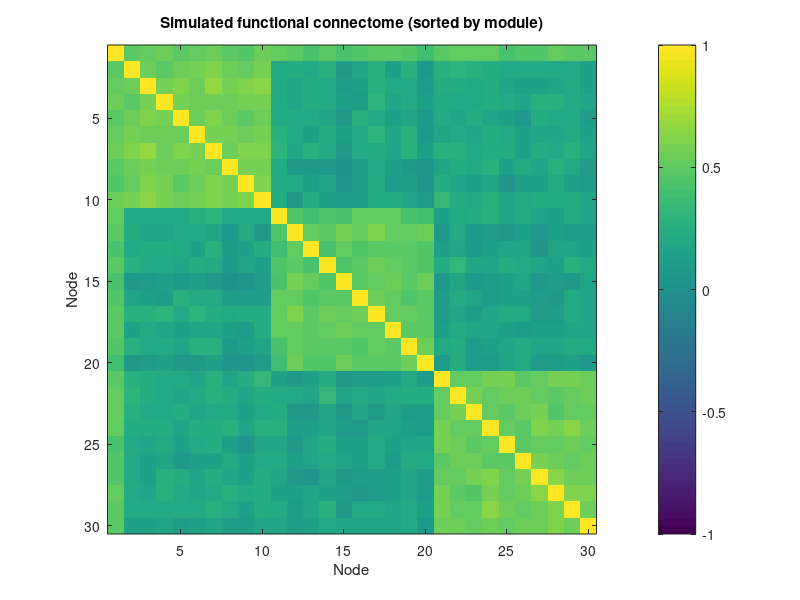

This chart was generated by the following MATLAB code: (Note: this script raises an error after producing the figure.)
%% Chapter 32 Lab - Graph Theory and Network Analysis (MATLAB)
% Elements of fMRI Analysis - Interactive Tutorials
% Companion to: https://torwager.github.io/elements-of-fmri-tutorials/book/part6/ch32-network-analysis
%
% In this lab we build brain-style networks from a simulated modular
% functional connectome and characterize them with graph theory:
% degree, clustering, path length, betweenness, communities, modularity,
% small-worldness, and the effect of threshold choice on every metric.
%
% Uses base MATLAB graph objects (graph, degree, distances, conncomp,
% centrality). CANlab-style conventions; for real data, region-level time
% series can be extracted with CanlabCore's fmri_data/extract_roi_averages
% or the @brainpathway class, which computes region-by-region connectivity
% automatically. Adapted from CANlab tutorials (github.com/canlab).

%% 1. Simulate a modular functional connectome
% Thirty nodes in three modules of ten. Each node's time series mixes:
% a global signal shared by all nodes (weakly linking the modules),
% a module-specific latent signal (creating community structure), and
% independent noise. Node 1 is rewired into a CONNECTOR HUB: it carries
% all three module signals, so it correlates with every community.

rng(7);                                % fix the random seed for reproducibility
n = 30; T = 200;                       % n = nodes (regions), T = time points
module  = repelem(1:3, 10)';           % ground-truth community labels
g       = randn(1, T);                 % shared global signal
signals = randn(3, T);                 % one latent signal per module

% 0.8 = global-signal weight, 1.2 = independent-noise SD
ts = 0.8 * repmat(g, n, 1) + signals(module, :) + 1.2 * randn(n, T);

% Plant a connector hub at node 1: equal parts of all three module signals
ts(1, :) = 0.8 * g + sum(signals, 1) / sqrt(3) + 0.6 * randn(1, T);  % 0.6 = hub noise SD

R = corr(ts');                         % 30 x 30 functional connectome

figure;
imagesc(R, [-1 1]); axis square; colorbar;
title('Simulated functional connectome (sorted by module)');
xlabel('Node'); ylabel('Node');

%% 2. Threshold, binarize, and build the graph
% Keep edges with r > 0.3 and binarize into an adjacency matrix.
% Connection density = surviving edges / possible edges.

thr0 = 0.3;                            % correlation threshold for binarizing
A = double(R > thr0);
A(1:n+1:end) = 0;                      % zero the diagonal (no self-loops)
G = graph(A);

density = numedges(G) / nchoosek(n, 2);
fprintf('Edges: %d of %d possible; density = %.2f\n', ...
    numedges(G), nchoosek(n, 2), density);

figure;
h = plot(G, 'Layout', 'force');        % spring-style layout
h.NodeCData = module;                  % color nodes by true module
colormap(lines(3));
title('Thresholded network (r > 0.3), colored by true module');

%% 3. Local metrics: degree, clustering, betweenness - find the hubs
% Degree k_i counts each node's neighbors (hub status). The clustering
% coefficient C_i = 2*t_i / (k_i*(k_i-1)) counts closed triangles.
% Betweenness centrality counts shortest paths through each node -
% connector hubs that bridge modules score high.

deg = degree(G);

t_i = diag(A^3) / 2;                   % triangles around each node
k   = sum(A, 2);
Ci  = 2 * t_i ./ (k .* (k - 1));
Ci(k < 2) = 0;

btw = centrality(G, 'betweenness');

[~, order] = sort(btw, 'descend');
fprintf('\nTop 5 nodes by betweenness centrality:\n');
fprintf('%6s %8s %8s %12s\n', 'node', 'degree', 'C_i', 'betweenness');
for i = 1:5
    j = order(i);
    fprintf('%6d %8d %8.2f %12.1f\n', j, deg(j), Ci(j), btw(j));
end
% Node 1 (the planted connector hub) should top the list: it bridges the
% three modules, so many shortest paths pass through it.

%% 4. Global metrics: clustering, path length, efficiency
% The network clustering coefficient C (segregation) is the mean of C_i.
% The characteristic path length L (integration) is the mean shortest
% path length; we compute it on the largest connected component.

C = mean(Ci);

D    = distances(G);                   % all shortest path lengths d_ij
comp = conncomp(G);
in_cc = comp == mode(comp);            % largest connected component
Dcc  = D(in_cc, in_cc);
L    = mean(Dcc(Dcc > 0));

% Global efficiency: mean of 1/d_ij over all pairs (0 for disconnected)
invD = 1 ./ D;  invD(1:n+1:end) = 0;  invD(isinf(D)) = 0;
Eglob = sum(invD(:)) / (n * (n - 1));

fprintf('\nClustering C = %.2f | Path length L = %.2f | Efficiency = %.2f\n', ...
    C, L, Eglob);

%% 5. Small-worldness: compare against density-matched random graphs
% A small-world network is more clustered than a random network with the
% same density, but has a similar path length:
%   sigma = (C/C_rand) / (L/L_rand) > 1.
% We build 20 Erdos-Renyi random graphs with the same number of nodes
% and edges and average their C and L.

n_rand = 20;                           % number of random null graphs; more = stabler C_rand, L_rand
m = numedges(G);                       % match the observed edge count (density)
[C_rand, L_rand] = deal(zeros(n_rand, 1));
for r = 1:n_rand
    % Random adjacency with exactly m edges among n nodes
    pairs = nchoosek(1:n, 2);
    sel = pairs(randperm(size(pairs, 1), m), :);
    Ar = zeros(n);
    Ar(sub2ind([n n], sel(:,1), sel(:,2))) = 1;
    Ar = Ar + Ar';
    Gr = graph(Ar);

    tr = diag(Ar^3) / 2;  kr = sum(Ar, 2);
    Cir = 2 * tr ./ (kr .* (kr - 1));  Cir(kr < 2) = 0;
    C_rand(r) = mean(Cir);

    Dr = distances(Gr);  compr = conncomp(Gr);
    Drc = Dr(compr == mode(compr), compr == mode(compr));
    L_rand(r) = mean(Drc(Drc > 0));
end

sigma = (C / mean(C_rand)) / (L / mean(L_rand));
fprintf('C/C_rand = %.2f, L/L_rand = %.2f, sigma = %.2f (>1 => small-world)\n', ...
    C / mean(C_rand), L / mean(L_rand), sigma);

%% 6. Community detection and modularity
% Base MATLAB has no built-in modularity optimizer, so we take a
% CANlab-style route: hierarchical clustering on the correlation-derived
% distance (1 - R), then score the partition with Newman's modularity Q.
% (In the Python lab we use greedy modularity optimization instead;
% dedicated tools include the Brain Connectivity Toolbox's Louvain.)

dist_vec = squareform(1 - R, 'tovector');
Z = linkage(dist_vec, 'average');
labels = cluster(Z, 'maxclust', 3);

Q_detected = modularity_q(A, labels);
Q_true     = modularity_q(A, module);
fprintf('\nModularity Q: detected partition = %.2f, true modules = %.2f\n', ...
    Q_detected, Q_true);

% Agreement with ground truth (up to label permutation)
fprintf('Cross-tab of detected communities x true modules:\n');
disp(crosstab(labels, module));

figure;
h = plot(G, 'Layout', 'force');
h.NodeCData = labels;
colormap(lines(3));
title(sprintf('Detected communities (Q = %.2f)', Q_detected));

%% 7. The threshold changes everything
% Sweep the threshold from 0.10 to 0.50: density, clustering, and path
% length all move together. No metric is interpretable without knowing
% the density at which it was computed.

thr = 0.10:0.05:0.50;
[dens, Cs, Ls] = deal(zeros(size(thr)));
for i = 1:numel(thr)
    Ai = double(R > thr(i));  Ai(1:n+1:end) = 0;
    Gi = graph(Ai);
    dens(i) = numedges(Gi) / nchoosek(n, 2);
    ti = diag(Ai^3)/2;  ki = sum(Ai, 2);
    Cii = 2*ti ./ (ki .* (ki-1));  Cii(ki < 2) = 0;
    Cs(i) = mean(Cii);
    Di = distances(Gi);  ci = conncomp(Gi);
    Dic = Di(ci == mode(ci), ci == mode(ci));
    Ls(i) = mean(Dic(Dic > 0));
end

figure;
plot(thr, dens, '-o', thr, Cs, '-s', thr, Ls / max(Ls), '-^', 'LineWidth', 1.5);
legend({'Density', 'Clustering C', 'Path length L (scaled)'}, 'Location', 'best');
xlabel('Correlation threshold'); ylabel('Metric value');
title('Every graph metric depends on the threshold');

%% 8. Density-matched comparison of two "subjects"
% Subject B has the SAME network architecture but weaker overall
% connectivity (more noise). At a fixed threshold, B's network is much
% sparser, and its metrics differ - a spurious "topological" difference.
% Matching density (keeping the same fraction of strongest edges in
% both subjects) makes the comparison fair.

% Same 0.8 global weight and module signals; noise SD raised 1.2 -> 2.0
tsB = 0.8 * repmat(g, n, 1) + signals(module, :) + 2.0 * randn(n, T);
tsB(1, :) = 0.8 * g + sum(signals, 1) / sqrt(3) + 1.2 * randn(1, T);  % hub noise SD 0.6 -> 1.2
RB = corr(tsB');

% (a) Fixed threshold r > 0.3
AA = double(R  > thr0);  AA(1:n+1:end) = 0;
AB = double(RB > thr0);  AB(1:n+1:end) = 0;
fprintf('\nFixed threshold r > %.1f:\n', thr0);
fprintf('  Subject A: density %.2f, C = %.2f\n', ...
    sum(AA(:))/(n*(n-1)), local_C(AA));
fprintf('  Subject B: density %.2f, C = %.2f  <- sparser AND less clustered\n', ...
    sum(AB(:))/(n*(n-1)), local_C(AB));

% (b) Density-matched: keep the strongest 20% of edges in each subject
target_density = 0.20;                 % keep the strongest 20% of possible edges per subject
AAm = top_edges(R,  target_density);
ABm = top_edges(RB, target_density);
fprintf('Density matched at %.2f:\n', target_density);
fprintf('  Subject A: density %.2f, C = %.2f\n', ...
    sum(AAm(:))/(n*(n-1)), local_C(AAm));
fprintf('  Subject B: density %.2f, C = %.2f  <- now comparable\n', ...
    sum(ABm(:))/(n*(n-1)), local_C(ABm));

% With density matched, both subjects show similar topology - as they
% should, because their underlying architecture is identical.

%% Local functions

function Q = modularity_q(A, labels)
% Newman's modularity for a binary undirected adjacency matrix
m2 = sum(A(:));                        % 2m (each edge counted twice)
k  = sum(A, 2);
Q  = 0;
for c = unique(labels)'
    idx = labels == c;
    Q = Q + sum(sum(A(idx, idx))) / m2 - (sum(k(idx)) / m2)^2;
end
end

function C = local_C(A)
% Mean clustering coefficient of a binary undirected adjacency matrix
t = diag(A^3) / 2;  k = sum(A, 2);
Ci = 2 * t ./ (k .* (k - 1));  Ci(k < 2) = 0;
C = mean(Ci);
end

function A = top_edges(R, target_density)
% Binarize R keeping the top fraction of strongest off-diagonal edges
n = size(R, 1);
Ru = R;  Ru(logical(tril(ones(n)))) = -Inf;   % upper triangle only
vals = sort(Ru(isfinite(Ru)), 'descend');
n_keep = round(target_density * n * (n - 1) / 2);
thr = vals(n_keep);
A = double(R >= thr);  A(1:n+1:end) = 0;
end
